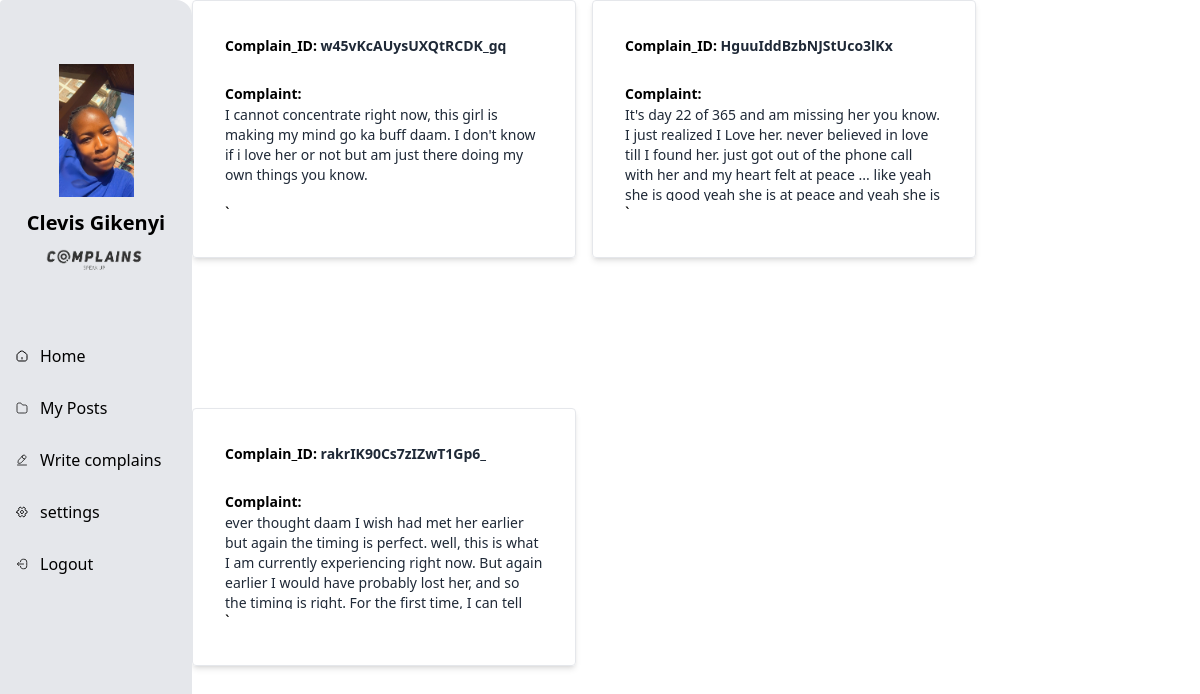
Page /myposts (signed in) on the committed database.
### tables this page shows
CREATE TABLE 'User'(
    id TEXT NOT NULL PRIMARY KEY UNIQUE,
    firstName TEXT NOT NULL,
    lastName TEXT NOT NULL,
    email TEXT NOT NULL UNIQUE,
    phonenumber INTEGER NOT NULL UNIQUE,
    preferredname TEXT NOT NULL UNIQUE,
    password TEXT NOT NULL,
    picture TEXT             
);

CREATE TABLE 'Complains'(
    id TEXT NOT NULL PRIMARY KEY UNIQUE,
    user_id TEXT NOT NULL,
    title TEXT NOT NULL,
    complain TEXT NOT NULL,
    FOREIGN KEY (user_id) REFERENCES User(id)    
);

### app.py (the view)
@app.route("/myposts", methods=['GET'])
@login_required
def myposts():
    if request.method == 'GET':
        user_complaints = complain_data(current_user.id)
        image_file = url_for('static',filename='image/'+ current_user.picture)
        return render_template('myposts.html', complaints=user_complaints,picture=image_file)

### app.py (called while the page is built)
@login_manager.user_loader
def load_user(user_id):
    users = user_data()
    user = next((user for user in users if user.id == user_id), None)
    return user

### data.py (called while the page is built)
def user_data():
    conn = sqlite3.connect('complain.db')
    conn.row_factory = sqlite3.Row
    cur = conn.cursor()
    cur.execute("SELECT * FROM User")
    users = cur.fetchall()
    cur.close()
    conn.close()
    user_objects = [User(user['id'], user['email'], user['password'] , user['preferredName'], user['firstName'], user['lastName'], user['phonenumber'], user['picture'] ) for user in users]
    return user_objects

def complain_data(user_id):
    conn = sqlite3.connect('complain.db')
    conn.row_factory = sqlite3.Row
    cur = conn.cursor()
    cur.execute("SELECT * FROM Complains WHERE user_id=?", (user_id,))
    complains = cur.fetchall()
    cur.close()
    conn.close()
    complain_objects = [Complaint(complain['id'], complain['user_id'], complain['title'],complain['complain']) for complain in complains]
    return complain_objects

### templates/myposts.html (shortened to what this page needs)
{% extends 'index.html' %}
{% block content %}
<div class="flex flex-wrap gap-4">
    <div class="flex flex-wrap  gap-4 lg:flex-row">
    {% for complaint in complaints %}
    <a href="{{ url_for('my_fullpost', id=complaint.id) }}">
        <div class="flex flex-col p-8 shadow-md hover:shadow-slate-300 border max-w-sm hover:border-gray-300 rounded mb-4">
            <div class="mb-6">
                <label for="complain_id" class="text-sm font-sans font-semibold">Complain_ID: </label>
                <span class="text-gray-800 text-sm font-bold">{{ complaint.id }}</span>
            </div>
            <div class="w-full">
                <label for="complaint" class="text-sm font-sans font-semibold">Complaint: </label>
                <div class="text-gray-800 text-sm whitespace-normal break-words overflow-y-auto h-24">
                    {{ complaint.complain }}
                </div>
            </div>
        `</div>
    </a>
    {% endfor %}
    </div>
</div>
{% endblock %}

### templates/index.html (shortened to what this page needs)
<!DOCTYPE html>
<html lang="eng">
  <head>
    <link href="{{url_for('static',filename='css/output.css')}}" rel="stylesheet">
  </head>
  <body class="flex w-full max-h-full">
    <aside class="absolute lg:relative z-50 transition-transform ease-in -left-[16rem]
    lg:left-0 h-screen bg-gray-200 flex flex-col justify-between w-1/6 py-16 rounded-r-2xl
    rounded">
    <div class="flex flex-col space-y-16">
      <div class="flex flex-col items-center justify-between w-full max-w-[12rem] mx-auto space-y-3">
        <a href="/home">
          <img src="{{url_for('static', filename='profile_pics/' + current_user.picture)}}" class="rounded-circle account-img" alt="User Image" width="75">
      </a>
        <a href="/home">
            <span class="text-xl font-semibold capitalize"
          >{{ current_user.firstName }} {{ current_user.lastName }}</span
        ></a>
        <a href="/home">
          <img src="../static/image/logo 2.png" alt="Logo"width="100" height="100">
        </a>
      </div>
      <div class="flex flex-col w-48 mx-auto space-y-3 transition-colors">
        <a href="/home" class="flex items-center w-full px-4 py-2 space-x-3 hover:bg-white rounded {% if page == '/home' %}bg-white{% endif %}">
          <span class="font-light">Home</span>
        </a>
        <a href="/myposts" class="flex items-center {% if page == '/myposts' %}bg-white{% endif %} w-full px-4 py-2 space-x-3 hover:bg-white rounded">
          <svg xmlns="http://www.w3.org/2000/svg" width="12" height="12" viewBox="0 0 24 24" fill="none">
            <path d="M22 11v6c0 4-1 5-5 5H7c-4 0-5-1-5-5V7c0-4 1-5 5-5h1.5c1.5 0 1.83.44 2.4 1.2l1.5 2c.38.5.6.8 1.6.8h3c4
             0 5 1 5 5Z" stroke="black" stroke-width="1.5" stroke-miterlimit="10">
            </path>
          </svg>
          <span>My Posts</span>
        </a>
        <a href="/write" class="flex items-center w-full px-4 py-2 space-x-3 hover:bg-white rounded">
          <span class="font-light">Write complains</span>
        </a>
        <a href="/myaccount" class="flex items-center {% if page == '/myaccount' %}bg-white{% endif %} w-full px-4 py-2 space-x-3 hover:bg-white rounded">
          <span class="font-light">settings</span>
        </a>
        <a
        href="/logout"
        class="flex items-center w-48 px-4 py-2 mx-auto space-x-3  hover:opacity-80 focus-ring hover:bg-white rounded"
      >
        <span class="font-light">Logout</span>
      </a>
      </div>
    </div>
    </aside>
    {% block content %} {% endblock content %}
  </body>
  </html>

### rows in the picture
User: picture (picture), firstName "Clevis", lastName "Gikenyi"
Complains: id "w45vKcAUysUXQtRCDK_gq", complain "I cannot concentrate right now, this girl is making my mind go ka buff daam. I don't know if i love her or not but am just there doing my own things you know."
Complains: id "HguuIddBzbNJStUco3lKx", complain "It's day 22 of 365 and am missing her you know. I just realized I Love her. never believed in love till I found her. just got out of the phone call with her and my heart felt at peace ... like yeah she is good yeah she is at peace and yeah she is…"
Complains: id "rakrIK90Cs7zIZwT1Gp6_", complain "ever thought daam I wish had met her earlier but again the timing is perfect. well, this is what I am currently experiencing right now. But again earlier I would have probably lost her, and so the timing is right. For the first time, I can tell…"
